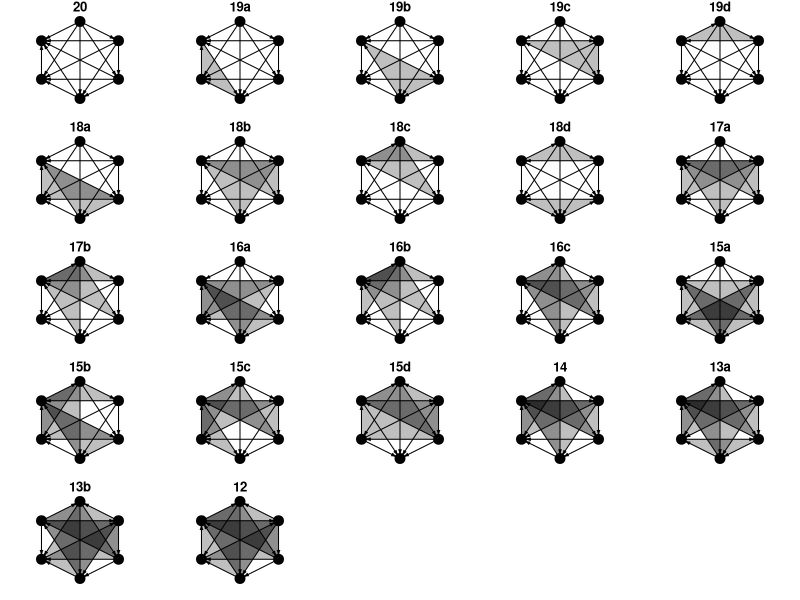
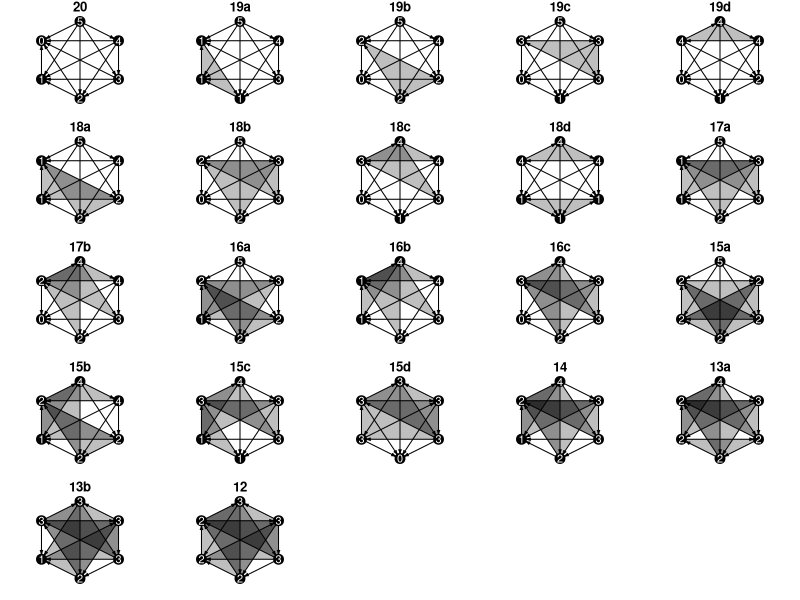
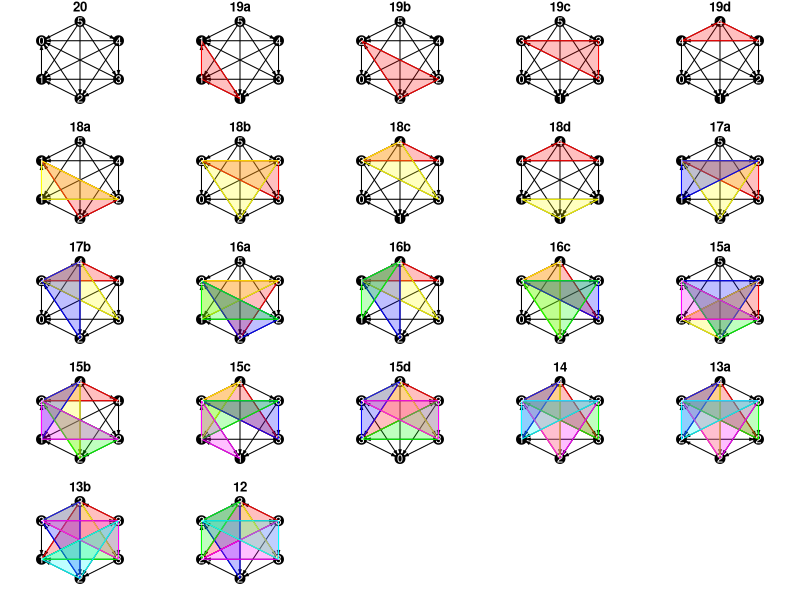
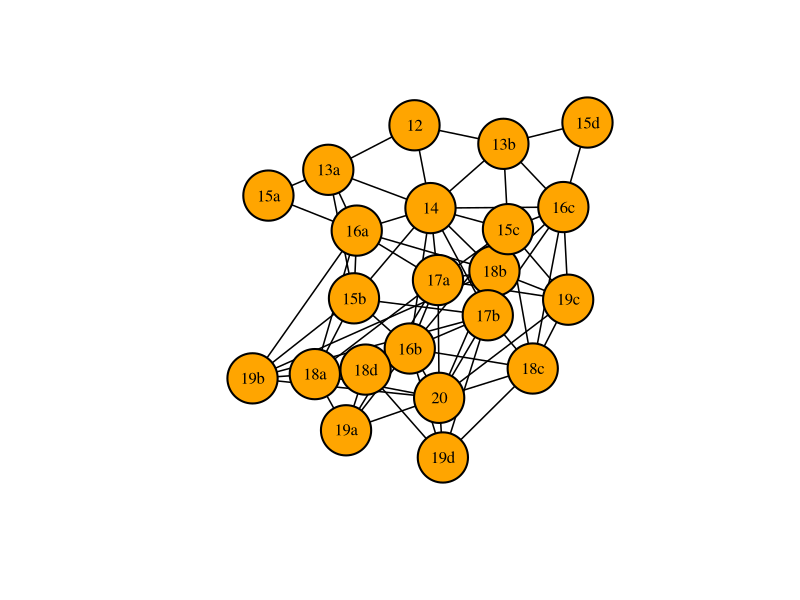

These charts were generated, in order, by the following R code:
# calculating how many non-isopmorphic graphs there are
library(igraph)
library(combinat)


# total nodes
nodes = 6

permutations <- function(n = NULL) {
  num <- c(0, 0, 0, 0, 0, 1, 1, 1, 1, 1)
  combos <- unique(permn(num))
  for (i in 1:length(combos)) {
    combos[[i]] <- combos[[i]][1:n]
  }
  combos <- unique(combos)
  return(combos)
}

total_graphs = (2^5) * (2^4) * (2^3) * (2^2) * 2

# m <- matrix(new[[1]], nrow = nodes)
# g <-graph_from_adjacency_matrix(m, mode="directed")
# plot(g, layout = layout_in_circle(g))


# data_5 <- permutations(5)
# data_4 <- permutations(4)
# data_3 <- permutations(3)
# data_2 <- permutations(2)
# data_1 <- permutations(1)


# this comes from the permutations above
data_5 <- list(c(0,0,0,0,0), c(0,0,0,0,1), c(0,0,0,1,0), c(0,0,1,0,0), c(0,1,0,0,0), c(1,0,0,0,0), c(1,0,0,0,1), c(0,1,0,0,1), c(0,0,1,0,1), c(0,0,0,1,1), c(0,0,1,1,0), c(0,1,0,1,0), c(1,0,0,1,0), c(1,0,1,0,0), c(0,1,1,0,0), c(1,1,0,0,0), c(1,1,0,0,1), c(1,0,1,0,1), c(1,0,0,1,1), c(0,1,0,1,1), c(0,1,1,0,1), c(0,0,1,1,1), c(0,1,1,1,0), c(1,0,1,1,0), c(1,1,0,1,0), c(1,1,1,0,0), c(1,1,0,1,1), c(1,0,1,1,1), c(1,1,1,0,1), c(0,1,1,1,1), c(1,1,1,1,0), c(1,1,1,1,1))
data_4 <- list(c(0,0,0,0), c(0,0,0,1), c(0,0,1,0), c(0,1,0,0), c(1,0,0,0), c(0,0,1,1), c(0,1,0,1), c(1,0,0,1), c(1,0,1,0), c(0,1,1,0), c(1,1,0,0), c(0,1,1,1), c(1,0,1,1), c(1,1,0,1), c(1,1,1,0), c(1,1,1,1))
data_3 <- list(c(0,0,0), c(0,0,1), c(0,1,0), c(1,0,0), c(1,0,1), c(0,1,1), c(1,1,0), c(1,1,1))
data_2 <- list(c(0,0), c(0,1), c(1,0), c(1,1))
data_1 <- list(0, 1)


chunk_1 <- c(data_1[1], data_1[2])
chunk_2 <- c(rep(data_2[1], length(chunk_1)), rep(data_2[2], length(chunk_1)), rep(data_2[3], length(chunk_1)), rep(data_2[4], length(chunk_1)))
chunk_3 <- c(rep(data_3[1], length(chunk_2)), rep(data_3[2], length(chunk_2)), rep(data_3[3], length(chunk_2)), rep(data_3[4], length(chunk_2)), rep(data_3[5], length(chunk_2)), rep(data_3[6], length(chunk_2)), rep(data_3[7], length(chunk_2)), rep(data_3[8], length(chunk_2)))
chunk_4 <- c(rep(data_4[1], length(chunk_3)), rep(data_4[2], length(chunk_3)), rep(data_4[3], length(chunk_3)), rep(data_4[4], length(chunk_3)), rep(data_4[5], length(chunk_3)), rep(data_4[6], length(chunk_3)), rep(data_4[7], length(chunk_3)), rep(data_4[8], length(chunk_3)), rep(data_4[9], length(chunk_3)), rep(data_4[10], length(chunk_3)), rep(data_4[11], length(chunk_3)), rep(data_4[12], length(chunk_3)), rep(data_4[13], length(chunk_3)), rep(data_4[14], length(chunk_3)), rep(data_4[15], length(chunk_3)), rep(data_4[16], length(chunk_3))) 
chunk_5 <- c(rep(data_5[1], length(chunk_4)), rep(data_5[2], length(chunk_4)), rep(data_5[3], length(chunk_4)), rep(data_5[4], length(chunk_4)), rep(data_5[5], length(chunk_4)), rep(data_5[6], length(chunk_4)), rep(data_5[7], length(chunk_4)), rep(data_5[8], length(chunk_4)), rep(data_5[9], length(chunk_4)), rep(data_5[10], length(chunk_4)), rep(data_5[11], length(chunk_4)), rep(data_5[12], length(chunk_4)), rep(data_5[13], length(chunk_4)), rep(data_5[14], length(chunk_4)), rep(data_5[15], length(chunk_4)), rep(data_5[16], length(chunk_4)), rep(data_5[17], length(chunk_4)), rep(data_5[18], length(chunk_4)), rep(data_5[19], length(chunk_4)), rep(data_5[20], length(chunk_4)), rep(data_5[21], length(chunk_4)), rep(data_5[22], length(chunk_4)), rep(data_5[23], length(chunk_4)), rep(data_5[24], length(chunk_4)), rep(data_5[25], length(chunk_4)), rep(data_5[26], length(chunk_4)), rep(data_5[27], length(chunk_4)), rep(data_5[28], length(chunk_4)), rep(data_5[29], length(chunk_4)), rep(data_5[30], length(chunk_4)), rep(data_5[31], length(chunk_4)), rep(data_5[32], length(chunk_4)))


new_data_1 <- rep(chunk_1, total_graphs/length(chunk_1))
new_data_2 <- rep(chunk_2, total_graphs/length(chunk_2))
new_data_3 <- rep(chunk_3, total_graphs/length(chunk_3))
new_data_4 <- rep(chunk_4, total_graphs/length(chunk_4))
new_data_5 <- rep(chunk_5, total_graphs/length(chunk_5))



# produces all possible graphs
all_graphs <- list()
for (i in 1:total_graphs) {
  all_graphs[[i]] <- c(0, new_data_5[[i]], abs(new_data_5[[i]][1] - 1), 0, new_data_4[[i]],
                  abs(new_data_5[[i]][2] - 1), abs(new_data_4[[i]][1] - 1), 0, new_data_3[[i]],
                  abs(new_data_5[[i]][3] - 1), abs(new_data_4[[i]][2] - 1), abs(new_data_3[[i]][1] - 1),
                  0, new_data_2[[i]], abs(new_data_5[[i]][4] - 1), abs(new_data_4[[i]][3] - 1),
                  abs(new_data_3[[i]][2] - 1), abs(new_data_2[[i]][1] - 1), 0, new_data_1[[i]],
                  abs(new_data_5[[i]][5] - 1), abs(new_data_4[[i]][4] - 1), abs(new_data_3[[i]][3] - 1),
                  abs(new_data_2[[i]][2] - 1), abs(new_data_1[[i]] - 1), 0
                  )
}


combos <- list()
sorted_combos <- list()
for (i in 1:total_graphs) {
  combos[[i]] <- sum(all_graphs[[i]][1:6])
  combos[[i]] <- c(combos[[i]], sum(all_graphs[[i]][7:12]))
  combos[[i]] <- c(combos[[i]], sum(all_graphs[[i]][13:18]))
  combos[[i]] <- c(combos[[i]], sum(all_graphs[[i]][19:24]))
  combos[[i]] <- c(combos[[i]], sum(all_graphs[[i]][25:30]))
  combos[[i]] <- c(combos[[i]], sum(all_graphs[[i]][31:36]))
  sorted_combos[[i]] <- sort(combos[[i]])
}




iso <- unique(sorted_combos)
iso_count <- rep(list(0), length(iso))
iso_ex_num <- vector()
for (i in 1:length(sorted_combos)) {
  for (j in 1:length(iso)) {
    if (identical(sorted_combos[[i]], iso[[j]])) {
      if (iso_count[[j]] == 0) {
        iso_ex_num <- c(iso_ex_num, i)
      }
      iso_count[[j]] <- iso_count[[j]] + 1
    }
  }
}

# shows the different types of isomorphs and how many there are of each
new_mat <- matrix(iso)
new_mat <- cbind(new_mat, iso_count)

iso_combos <- list()
iso_graph <- list()
for (i in 1:length(iso)) {
  m <- matrix(all_graphs[[iso_ex_num[i]]], nrow = nodes)
  iso_graph[[i]] <-graph_from_adjacency_matrix(m, mode="directed")
  iso_combos[[i]] <- combos[[iso_ex_num[i]]]
}

new_mat <- cbind(new_mat, iso_graph)
# there are 22 total isomorphs


# gets the triad census state and id
# accepts triad census
triad_state <- function(census = NULL) {
  name = NULL
  trans = NULL
  if (census[1] == 1) {
    name = "003"
    trans = NA
  }
  if (census[2] == 1) {
    name = "012"
    trans = NA
  }
  if (census[3] == 1) {
    name = "102"
    trans = NA
  }
  if (census[4] == 1) {
    name = "021D"
    trans = NA
  }
  if (census[5] == 1) {
    name = "021U"
    trans = NA
  }
  if (census[6] == 1) {
    name = "021C"
    trans = "Intransitive"
  }
  if (census[7] == 1) {
    name = "111D"
    trans = "Intransitive"
  }
  if (census[8] == 1) {
    name = "111U"
    trans = "Intransitive"
  }
  if (census[9] == 1) {
    name = "030T"
    trans = "Transitive"
  }
  if (census[10] == 1) {
    name = "030C"
    trans = "Intransitive"
  }
  if (census[11] == 1) {
    name = "201"
    trans = "Intransitive"
  }
  if (census[12] == 1) {
    name = "120D"
    trans = "Transitive"
  }
  if (census[13] == 1) {
    name = "120U"
    trans = "Transitive"
  }
  if (census[14] == 1) {
    name = "120C"
    trans = "Mixed"
  }
  if (census[15] == 1) {
    name = "210"
    trans = "Mixed"
  }
  if (census[16] == 1) {
    name = "300"
    trans = "Transitive"
  }
  return(list(name, trans))
}



iso_triad <- function(iso_number = NULL) {
  g = iso_graph[[iso_number]]
  individuals <- c(1, 2, 3, 4, 5, 6)
  ids <- combn(individuals, 3, simplify = FALSE)
  sg = rep(list(NA),length(ids))
  sg_census = rep(list(NA),length(ids))
  state <- rep(list(NA),length(ids))
  trans <- rep(list(NA),length(ids))
  for (i in 1:length(ids)){
    sg[[i]] <- induced_subgraph(g, vids = ids[i][[1]])
    sg_census[[i]] <- triad_census(sg[[i]])
    state[[i]] <- triad_state(sg_census[[i]])[[1]]
    trans[[i]] <- triad_state(sg_census[[i]])[[2]]
  }
  sub_mat <- matrix(ids)
  sub_mat <- cbind(sub_mat, as.matrix(sg))
  sub_mat <- cbind(sub_mat, as.matrix(sg_census))
  sub_mat <- cbind(sub_mat, as.matrix(state))
  sub_mat <- cbind(sub_mat, as.matrix(trans))
  colnames(sub_mat) <- c("Triad", "IGraph", "Triad_Census", "State_ID", "Transitivity")
  return(sub_mat)
}


# iso_1_triads <- iso_triad(1)
# iso_2_triads <- iso_triad(2)
# iso_3_triads <- iso_triad(3)
# iso_4_triads <- iso_triad(4)
# iso_5_triads <- iso_triad(5)
# iso_6_triads <- iso_triad(6)
# iso_7_triads <- iso_triad(7)
# iso_8_triads <- iso_triad(8)
# iso_9_triads <- iso_triad(9)
# iso_10_triads <- iso_triad(10)
# iso_11_triads <- iso_triad(11)
# iso_12_triads <- iso_triad(12)
# iso_13_triads <- iso_triad(13)
# iso_14_triads <- iso_triad(14)
# iso_15_triads <- iso_triad(15)
# iso_16_triads <- iso_triad(16)
# iso_17_triads <- iso_triad(17)
# iso_18_triads <- iso_triad(18)
# iso_19_triads <- iso_triad(19)
# iso_20_triads <- iso_triad(20)
# iso_21_triads <- iso_triad(21)
# iso_22_triads <- iso_triad(22)



iso_trans <- function(iso_number = NULL) {
  data <- iso_triad(iso_number)
  trans = 0
  int = 0
  for (i in 1:nrow(data)) {
    if (data[[i,5]] == "Transitive") {
      trans = trans + 1
    }
    if (data[[i,5]] == "Intransitive") {
      int = int + 1
    }
  }
  return(list(Transitive = trans, Intransitive = int))
}

trans_num = list()
for (i in 1:length(iso)) {
  trans_num[[i]] <- unlist(iso_trans(i))
}


all_trans = vector()
for (i in 1:length(iso)) {
  all_trans <- append(all_trans, iso_trans(i)[[1]])
}


iso_names <- vector()
iso_num <- rep(list(1), 20)
for (i in 1:length(iso)) {
  if (sum(all_trans == all_trans[i]) == 1) {
    iso_names <- append(iso_names, toString(all_trans[i]))
  } else {
    temp_name <- as.vector(toString(all_trans[i]))
    temp_name <- append(temp_name, letters[iso_num[[all_trans[i]]]])
    temp_name <- paste(temp_name, collapse = "")
    iso_names <- append(iso_names, temp_name)
    iso_num[[all_trans[i]]] <- iso_num[[all_trans[i]]] + 1
  }
}


new_mat <- cbind(new_mat, as.matrix(trans_num))
new_mat <- cbind(as.matrix(iso_names), new_mat)


# test = iso_graph[[22]]
# test_individuals <- c(1, 2, 3, 4, 5, 6)
# test_ids <- combn(test_individuals, 3, simplify = FALSE)
# test_sg = rep(list(NA),length(test_ids))
# test_sg_census = rep(list(NA),length(test_ids))
# test_state <- rep(list(NA),length(test_ids))
# test_trans <- rep(list(NA),length(test_ids))
# for (i in 1:length(test_ids)){
#   test_sg[[i]] <- induced_subgraph(test, vids = test_ids[i][[1]])
#   test_sg_census[[i]] <- triad_census(test_sg[[i]])
#   test_state[[i]] <- triad_state(test_sg_census[[i]])[[1]]
#   test_trans[[i]] <- triad_state(test_sg_census[[i]])[[2]]
# }
# sub_mat <- matrix(test_ids)
# sub_mat <- cbind(sub_mat, as.matrix(test_sg))
# sub_mat <- cbind(sub_mat, as.matrix(test_sg_census))
# sub_mat <- cbind(sub_mat, as.matrix(test_state))
# sub_mat <- cbind(sub_mat, as.matrix(test_trans))
# colnames(sub_mat) <- c("Triad", "IGraph", "Triad_Census", "State_ID", "Transitivity")


intrans = rep(list(),length(iso))
for (i in 1:length(iso)) {
  data = iso_graph[[i]]
  individuals <- c(1, 2, 3, 4, 5, 6)
  ids <- combn(individuals, 3, simplify = FALSE)
  intrans_temp <- NULL
  int_count = 1
  for (j in 1:length(ids)) {
    sg <- induced_subgraph(data, vids = ids[[j]])
    sg_census <- triad_census(sg)
    if (triad_state(sg_census)[[2]] == "Intransitive") {
      intrans_temp[[int_count]] <- ids[[j]]
      int_count <- int_count + 1
    }
  }
  intrans[[i]] <- intrans_temp
}

new_mat <- cbind(new_mat, as.matrix(intrans))
for (i in 1:nrow(new_mat)) {
  for (j in 1:length(new_mat[[i, 2]])) {
    new_mat[[i, 2]][j] <- abs(5 - new_mat[[i, 2]][j])
  }
}

colnames(new_mat) <- c("ID", "Wins", "Count", "Example IGraph", "Transitivity", "Intransitive_Vert")
iso_combos <- iso_combos[c(1, 2, 4, 7, 14, 3, 6, 12, 15, 5, 11, 8, 10, 17, 9, 13, 18, 22, 16, 19, 21, 20)]
iso_mat <- new_mat[c(1, 2, 4, 7, 14, 3, 6, 12, 15, 5, 11, 8, 10, 17, 9, 13, 18, 22, 16, 19, 21, 20),]



# iso_mat[[2,2]][unlist(iso_mat[[2,6]])]





# x <- c(1, 0.5, -0.5, -1, -0.5, 0.5)
# y <- c(0, 1, 1, 0, -1, -1)
# coords <- data.frame(x, y)

x2 <- c(0, 1, 1, 0, -1, -1)
y2 <- c(1, 0.5, -0.5, -1, -0.5, 0.5)
sideways <- as.matrix(data.frame(x2, y2))





par(mfrow=c(5,5), mar=c(1,0,1,0))
for (i in 1:length(iso)) {
  plot(iso_mat[[i, 4]], layout = sideways, vertex.color = "black",
       vertex.size = 25, vertex.frame.color = "black", vertex.frame.width = 1.25,
       edge.color = "black", edge.arrow.size = .2, vertex.label = NA, main = iso_mat[[i, 1]])
  for (j in 1:length(iso_mat[[i,6]])) {
    try(polygon(sideways[iso_mat[[i,6]][[j]],], col = rgb(0, 0, 0, 0.25), border = NA), silent = TRUE)
  }
}



# par(mfrow=c(5,5), mar=c(0,0,1,0))
# for (i in 1:length(iso)) {
#   plot(iso_mat[[i, 4]], layout = sideways, vertex.color = "#80b2d7",
#        vertex.size = 25, vertex.frame.color = "black", vertex.frame.width = 1.25,
#        edge.color = "black", edge.arrow.size = .2, vertex.label = NA, main = iso_mat[[i, 1]])
#   for (j in 1:length(iso_mat[[i,6]])) {
#     try(polygon(sideways[iso_mat[[i,6]][[j]],], col = rgb(128/255, 178/255, 215/255, 0.4), border = NA), silent = TRUE)
#   }
# }


# par(mfrow=c(5,5), mar=c(0,0,1,0))
# for (i in 1:length(iso)) {
#   plot(iso_mat[[i, 4]], layout = sideways, vertex.color = "#003a67",
#        vertex.size = 25, vertex.frame.color = "#003a67", vertex.frame.width = 1.25,
#        edge.color = "#003a67", edge.arrow.size = .2, vertex.label = NA, main = iso_mat[[i, 1]])
#   for (j in 1:length(iso_mat[[i,6]])) {
#     try(polygon(sideways[iso_mat[[i,6]][[j]],], col = adjustcolor("#003a67", alpha.f = 0.5), border = NA), silent = TRUE)
#   }
# }



# "#003a67"
# "#80b2d7"


# par(mfrow=c(1,1), mar=c(1,1,1,1))
# plot(iso_mat[[22, 4]], layout = sideways, vertex.color = "#80b2d7",
#      vertex.size = 25, vertex.frame.color = "#003a67", vertex.frame.width = 1.25,
#      edge.color = "black", edge.arrow.size = .2, vertex.label = NA, main = iso_mat[[i, 1]])
# for (j in 1:length(iso_mat[[22,6]])) {
#   try(polygon(sideways[iso_mat[[22,6]][[j]],], col = rgb(0, 0, 0, 0.25), border = NA), silent = TRUE)
# }


# plots the isomorphs with number of wins on each vertex
par(mfrow=c(5,5), mar=c(1,0,1,0))
for (i in 1:length(iso)) {
  plot(iso_mat[[i, 4]], layout = sideways, vertex.color = "black",
       vertex.size = 25, vertex.frame.color = "black", vertex.frame.width = 1.25,
       edge.color = "black", vertex.label = iso_mat[[i, 2]], vertex.label.color = "black", edge.arrow.size = .2, main = iso_mat[[i, 1]])
  for (j in 1:length(iso_mat[[i,6]])) {
    try(polygon(sideways[iso_mat[[i,6]][[j]],], col = rgb(0, 0, 0, 0.25), border = NA), silent = TRUE)
  }
  for (k in 1:length(iso_mat[[i,2]])) {
    text(sideways[k, 1], sideways[k, 2], abs(5 - iso_combos[[i]][k]), col = "white")
  }
}



# this is the colorful one
bin <- list(as.list(c(1, 0, 0)), as.list(c(1, 1, 0)), as.list(c(0, 0, 1)), as.list(c(0, 1, 0)), as.list(c(1, 0, 1)), as.list(c(0, 1, 1)))

par(mfrow=c(5,5), mar=c(1,0,1,0))
for (i in 1:length(iso)) {
  plot(iso_mat[[i, 4]], layout = sideways, vertex.color = "black",
       vertex.size = 25, vertex.frame.color = "black", vertex.frame.width = 1.25,
       edge.color = "black", vertex.label = iso_mat[[i, 2]], vertex.label.color = "black", edge.arrow.size = .2, main = iso_mat[[i, 1]])
  for (j in 1:length(iso_mat[[i,6]])) {
    try(polygon(sideways[iso_mat[[i,6]][[j]],], col = rgb(bin[[j]][[1]], bin[[j]][[2]], bin[[j]][[3]], 0.25), border = rgb(bin[[j]][[1]], bin[[j]][[2]], bin[[j]][[3]], 1)), silent = TRUE)
  }
  for (k in 1:length(iso_mat[[i,2]])) {
    text(sideways[k, 1], sideways[k, 2], abs(5 - iso_combos[[i]][k]), col = "white")
  }
}




iso_order <- list()
iso_order_num <- 1
not_iso_order <- list()
not_iso_order_num <- 1
for (i in 1:nrow(iso_mat)) {
  for (j in 1:nrow(iso_mat)) {
    # returns a list of possible id changes if one pair flips
    if (identical(sort(iso_mat[[i,2]] - iso_mat[[j, 2]]), c(-1, 0, 0, 0, 0, 1))) {
      iso_order[[iso_order_num]] <- sort(c(iso_mat[[i,1]], iso_mat[[j,1]]), decreasing = TRUE)
      iso_order_num = iso_order_num + 1
    }
    # returns a list of impossible id changes if one pair flips
    else if (identical(sort(iso_mat[[i,2]] - iso_mat[[j, 2]]), c(0, 0, 0, 0, 0, 0))) {
      iso_order[[iso_order_num]] <- sort(c(iso_mat[[i,1]], iso_mat[[j,1]]), decreasing = TRUE)
      iso_order_num = iso_order_num + 1
    }
    else {
      not_iso_order[[not_iso_order_num]] <- sort(c(iso_mat[[i,1]], iso_mat[[j,1]]), decreasing = TRUE)
      not_iso_order_num = not_iso_order_num + 1
    }
  }
}
iso_order <- unique(iso_order)
not_iso_order <- unique(not_iso_order)



# empty transition matrix
t_matrix <- matrix(0, nrow = length(new_mat[,1]), ncol = length(new_mat[,1]), 
                   dimnames = list(sort(unlist(new_mat[,1]), decreasing = TRUE), sort(unlist(new_mat[,1]), decreasing = TRUE)))

for (i in 1:length(not_iso_order)) {
  t_matrix[not_iso_order[[i]][1], not_iso_order[[i]][2]] <- NA
  t_matrix[not_iso_order[[i]][2], not_iso_order[[i]][1]] <- NA
}




# vertex.label = iso_mat[[i, 2]], vertex.label.color = "black",


# ## Data from  http://users.cecs.anu.edu.au/~bdm/data/graphs.html ##
# Data <- read.delim("rfid_data/graph6c.g6",header=FALSE)
# 
# DataFrame<-data.frame() #Creating empty data frame to store adjacency matrices
# 
# G<-as.character(Data[1,1])
# n<-as.numeric(charToRaw(substr(G, 1, 1)))-63
# n #number of vertices of the graph
# 
# for(k in 1:nrow(Data)){
#   
#   G<-as.character(Data[k,1])
#   
#   vector<-c()
#   for(i in 2:nchar(G)){
#     vector<-c(vector,rev(as.numeric(intToBits(as.numeric(charToRaw(substr(G, i, i)))-63)[1:6])))}
#   vector
#   
#   A<-matrix(0,nrow=n,ncol=n)
#   vector2<-vector
#   for(j in 2:n){
#     for(i in 1:(j-1)){
#       A[i,j]<-vector2[1];
#       vector2<-vector2[-1]
#     }}#filling the upper triangle of the adjacency matrix
#   for(i in 2:n){
#     for(j in 1:(i-1)){
#       A[i,j]<-A[j,i]
#     }}#filling the lower triangle of the adjacency matrix
#   A
#   
#   Avec<-as.vector(A)
#   DataFrame<-rbind(DataFrame,Avec)
#   if(k%%10000==0){print(k)}
# }
# 
# colnames(DataFrame)<-NULL
# write.csv(DataFrame,paste0("graphs",n,".csv"),row.names=FALSE)


# new_data <- read.csv("graphs6.csv",header=FALSE,sep=",")
# i = 112
# m <- matrix(as.vector(t(new_data[i,])),nrow=sqrt(length(as.vector(t(new_data[i,])))))


iso_order


### Make graph layout  - doesn't look good yet.
## Probably have to dictate exact location of nodes to make it look as we need.

# Load the igraph package
library(igraph)


# 1. Convert the list to an igraph object
# Flatten the list and convert to an edge list matrix
edge_list <- do.call(rbind, iso_order)
g <- graph_from_edgelist(edge_list, directed = FALSE)

# 2. Remove self-loops
g <- simplify(g, remove.loops = TRUE, remove.multiple = FALSE)

# 3. Plot the network
dev.off()

# Set a hierarchical layout (tree layout)
#layout <- layout_in_circle(g)
#layout <- layout_as_star(g)
layout <- layout_with_dh(g)

# Plot with customizations
plot(
  g,
  layout = layout,
  vertex.size = 30,
  vertex.label.color = "black",
  vertex.color = "orange",
  vertex.frame.color = "black",     # Black border for nodes
  vertex.frame.width = 2,           # Thicker border for nodes
  edge.color = "black",             # Darker edge color
  edge.width = 1.5,                 # Thicker edges
  edge.arrow.size = 0.5             # Arrow size if directed
)
